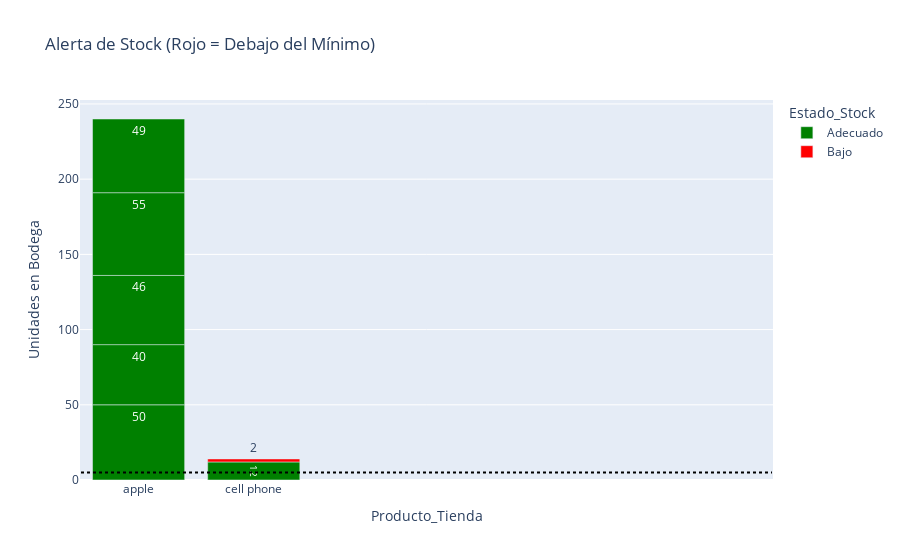

The code cell stored with this chart in its notebook:
### Code cell
#Estandarizamos los datos a un dataframe con labels ya definidos.

import pandas as pd
import plotly.express as px
import plotly.io as pio
import plotly.graph_objects as go
import numpy as np
data = {
    'Fecha_Hora'        : pd.to_datetime(df_historial['date'] + ' ' + df_historial['time']),
    'Producto_Tienda'   : df_historial['product_name'],
    'Categoria_Tienda'  : df_historial['category'],
    'Tipo_de_Movimiento': df_historial['movement_type'],
    'Cantidad'          : df_historial['quantity'],
    'Precio_Unitario'   : df_historial['price_per_unit'],
    'Stock_Minimo'      : df_historial['minimum_stock'],
    'Stock_Restante'    : df_historial['stock_after']
}



datacopy = data.copy()
df = pd.DataFrame(datacopy)

# ---------------------------------------------------------
# PASO CRÍTICO: Calcular el flujo 
# ---------------------------------------------------------

# 1. Ordenamos por fecha para que el cálculo cronológico sea correcto
df = df.sort_values(by=['Producto_Tienda', 'Fecha_Hora'])

# 2. Creamos una columna temporal 'Cambio_Stock'
df['Cambio_Stock'] = np.where(
    df['Tipo_de_Movimiento'] == 'Salida', 
    df['Cantidad'] * -1, 
    df['Cantidad']
)

# 3. Calculamos el Stock Acumulado (Running Total) por producto
df['Stock_Calculado'] = df.groupby('Producto_Tienda')['Cambio_Stock'].cumsum()

# ---------------------------------------------------------

# 4. Calcular métricas finales
df['Total_Venta'] = df['Cantidad'] * df['Precio_Unitario']
df['Valor_Inventario'] = df['Stock_Calculado'] * df['Precio_Unitario']

# 5. Limpieza (opcional): quitamos la columna auxiliar
# df = df.drop(columns=['Cambio_Stock'])

print(df[['Fecha_Hora', 'Producto_Tienda', 'Tipo_de_Movimiento', 'Cantidad', 'Stock_Calculado']].head(10))


ventas = df.groupby('Producto_Tienda').agg({'Cantidad':'sum', 'Total_Venta':'sum'}).reset_index()
ventas = ventas.sort_values(by='Total_Venta', ascending=True)

fig1 = px.bar(ventas,
              x='Total_Venta',
              y='Producto_Tienda',
              orientation='h',
              title ='Ranking de Ventas por Producto',
              text='Cantidad',
              color_continuous_scale='Viridis'
              )

fig1.update_layout(xaxis_title='Total de Ventas',
                   yaxis_title='Producto',
                   template='plotly_white')
#fig1.show()

df['Estado_Stock'] = np.where(np.array(df['Stock_Calculado']) < np.array(df['Stock_Minimo']), 'Bajo', 'Adecuado')

colores = {'Bajo' :'red','Adecuado':'green'}
##############################################
# Gráfico de barras con alerta de stock
################################################


fig2 = px.bar(df, 
              x='Producto_Tienda', 
              y='Stock_Calculado', 
              color='Estado_Stock',
              title='Alerta de Stock (Rojo = Debajo del Mínimo)',
              color_discrete_map=colores,
              text='Stock_Calculado')

# Agregamos una línea horizontal para marcar el umbral (ejemplo visual)
fig2.add_shape(type="line", x0=-0.5, x1=5.5, y0=5, y1=5, 
               line=dict(color="Black", width=2, dash="dot"))
fig2.update_layout(yaxis_title="Unidades en Bodega")
#fig2.show()

# --- GRÁFICA 3: MAPA DE CALOR (La que faltaba) ---
# Preparamos los datos
df['Dia_Semana'] = df['Fecha_Hora'].dt.day_name()
df['Hora'] = df['Fecha_Hora'].dt.hour
dias_orden = ['Monday', 'Tuesday', 'Wednesday', 'Thursday', 'Friday', 'Saturday', 'Sunday']

# Agrupamos
actividad = df.groupby(['Dia_Semana', 'Hora']).size().reset_index(name='Movimientos')

fig3 = px.density_heatmap(actividad, 
                          x='Dia_Semana', 
                          y='Hora', 
                          z='Movimientos', 
                          title='Mapa de Calor: Intensidad de Actividad',
                          category_orders={'Dia_Semana': dias_orden},
                          color_continuous_scale='Magma',
                          nbinsy=24) # Para que las horas se vean bien

# Ajuste visual eje Y
fig3.update_layout(yaxis=dict(tickmode='linear', dtick=1, range=[7, 19]))
#fig3.show()

### Figure 1 — Plotly figure (JSON) as saved in the notebook; plotly's stock layout.template omitted (floating-point values rounded to 4 significant figures)
{"data": [{"hovertemplate": "Estado_Stock=Adecuado<br>Producto_Tienda=%{x}<br>Stock_Calculado=%{text}<extra></extra>", "legendgroup": "Adecuado", "marker": {"color": "green", "pattern": {"shape": ""}}, "name": "Adecuado", "orientation": "v", "showlegend": true, "text": [50.0, 40.0, 46.0, 55.0, 49.0, 12.0], "textposition": "auto", "type": "bar", "x": ["apple", "apple", "apple", "apple", "apple", "cell phone"], "xaxis": "x", "y": [50, 40, 46, 55, 49, 12], "yaxis": "y"}, {"hovertemplate": "Estado_Stock=Bajo<br>Producto_Tienda=%{x}<br>Stock_Calculado=%{text}<extra></extra>", "legendgroup": "Bajo", "marker": {"color": "red", "pattern": {"shape": ""}}, "name": "Bajo", "orientation": "v", "showlegend": true, "text": [2.0], "textposition": "auto", "type": "bar", "x": ["cell phone"], "xaxis": "x", "y": [2], "yaxis": "y"}], "layout": {"barmode": "relative", "legend": {"title": {"text": "Estado_Stock"}, "tracegroupgap": 0}, "shapes": [{"line": {"color": "Black", "dash": "dot", "width": 2}, "type": "line", "x0": -0.5, "x1": 5.5, "y0": 5, "y1": 5}], "title": {"text": "Alerta de Stock (Rojo = Debajo del Mínimo)"}, "xaxis": {"anchor": "y", "domain": [0, 1], "title": {"text": "Producto_Tienda"}}, "yaxis": {"anchor": "x", "domain": [0, 1], "title": {"text": "Unidades en Bodega"}}}}
